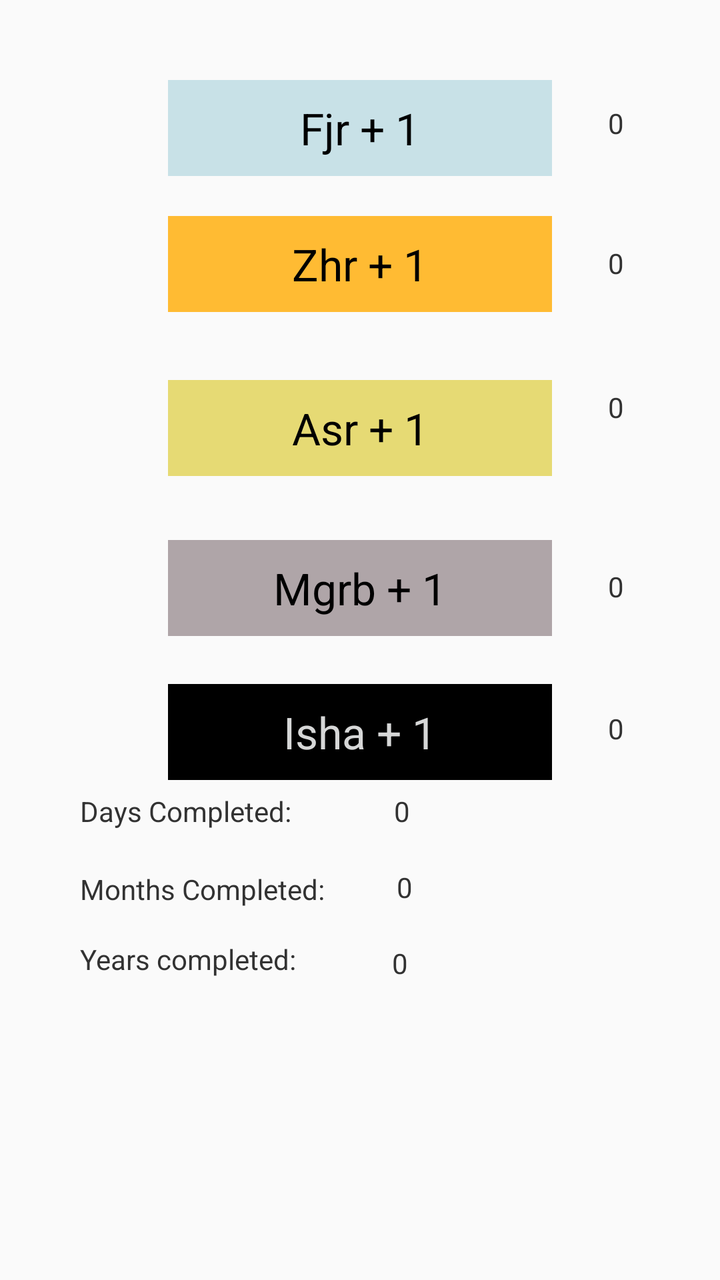
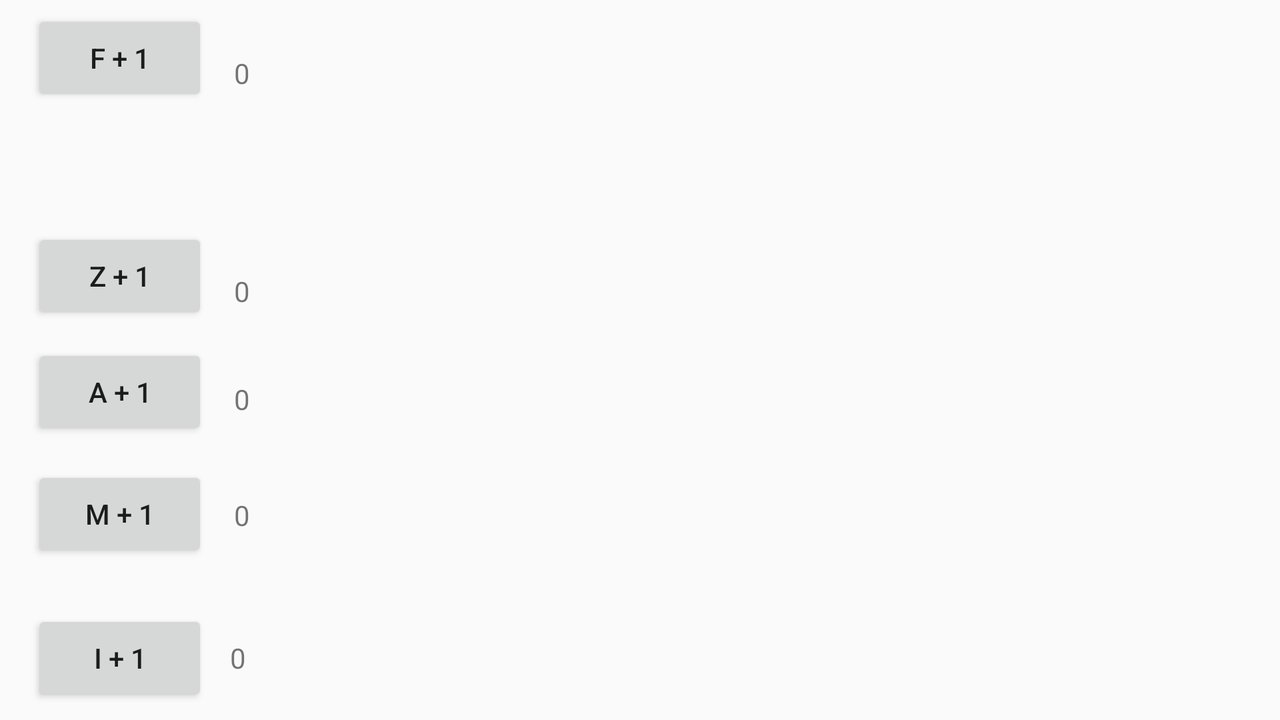

First picture: res/layout/ on a phone held upright. Second picture: the repository's own variant of that layout, on a device whose configuration matches the variant's folder. Source for both follows.
<!-- AndroidManifest.xml: application theme AppTheme -->
<!-- res/layout/content_main.xml -->
<?xml version="1.0" encoding="utf-8"?>
<android.support.constraint.ConstraintLayout xmlns:android="http://schemas.android.com/apk/res/android"
    xmlns:app="http://schemas.android.com/apk/res-auto"
    xmlns:tools="http://schemas.android.com/tools"
    android:layout_width="match_parent"
    android:layout_height="match_parent"
    android:theme="@android:style/Theme.Holo.Light.DarkActionBar"
    app:layout_behavior="@string/appbar_scrolling_view_behavior"
    tools:context="com.usvb.mobile.andriod.mhaneef.myp.activity.MainActivity"
    tools:layout_editor_absoluteX="0dp"
    tools:layout_editor_absoluteY="81dp"
    tools:showIn="@layout/activity_main">

    <Button
        android:id="@+id/f_button"
        android:layout_width="@android:dimen/thumbnail_width"
        android:layout_height="@android:dimen/app_icon_size"
        android:layout_marginStart="84dp"
        android:layout_marginTop="40dp"
        android:background="@color/colorPrimary"
        android:onClick="onClickF"
        android:text="@string/F_buttenvalue"
        android:textAlignment="center"
        android:textAppearance="@android:style/TextAppearance.DeviceDefault.Large"
        android:textColor="?attr/editTextColor"
        android:visibility="visible"
        app:layout_constraintStart_toStartOf="parent"
        app:layout_constraintTop_toTopOf="parent"
        tools:layout_constraintBottom_creator="1"
        tools:layout_constraintLeft_creator="1"
        tools:layout_constraintTop_creator="1" />


    <Button
        android:id="@+id/z_button"
        android:layout_width="@android:dimen/thumbnail_width"
        android:layout_height="@android:dimen/app_icon_size"

        android:layout_marginStart="84dp"
        android:layout_marginTop="20dp"
        android:background="@android:color/holo_orange_light"
        android:onClick="onClickZ"
        android:text="@string/Z_buttenvalue"
        android:textAlignment="center"
        android:textAppearance="@android:style/TextAppearance.DeviceDefault.Large"
        android:textColor="?attr/editTextColor"
        android:visibility="visible"
        app:layout_constraintStart_toStartOf="parent"
        app:layout_constraintTop_toBottomOf="@+id/f_button"
        tools:layout_constraintLeft_creator="1"
        tools:layout_constraintRight_creator="1"
        tools:layout_constraintTop_creator="1" />

    <Button
        android:id="@+id/a_button"
        android:layout_width="@android:dimen/thumbnail_width"
        android:layout_height="@android:dimen/app_icon_size"

        android:layout_marginStart="84dp"
        android:layout_marginTop="20dp"
        android:background="@color/colorPrimaryDark"
        android:onClick="onClickA"
        android:text="@string/A_buttenvalue"
        android:textAlignment="center"
        android:textAppearance="@android:style/TextAppearance.DeviceDefault.Large"
        android:textColor="?attr/editTextColor"
        android:visibility="visible"
        app:layout_constraintBottom_toBottomOf="parent"
        app:layout_constraintStart_toStartOf="parent"
        app:layout_constraintTop_toBottomOf="@+id/z_button"
        app:layout_constraintVertical_bias="0.034"
        tools:layout_constraintLeft_creator="1"
        tools:layout_constraintRight_creator="1"
        tools:layout_constraintTop_creator="1" />

    

    <Button
        android:id="@+id/m_button"
        android:layout_width="@android:dimen/thumbnail_width"
        android:layout_height="@android:dimen/app_icon_size"
        android:layout_marginStart="84dp"
        android:layout_marginTop="8dp"
        android:background="@color/colorAccent"
        android:onClick="onClickM"
        android:text="@string/M_buttenvalue"
        android:textAlignment="center"
        android:textAppearance="@android:style/TextAppearance.DeviceDefault.Large"
        android:textColor="?attr/editTextColor"
        android:visibility="visible"
        app:layout_constraintBottom_toBottomOf="parent"
        app:layout_constraintStart_toStartOf="parent"
        app:layout_constraintTop_toBottomOf="@+id/a_button"
        app:layout_constraintVertical_bias="0.069"
        tools:layout_constraintLeft_creator="1"
        tools:layout_constraintRight_creator="1"
        tools:layout_constraintTop_creator="1" />

    <Button
        android:id="@+id/i_button"
        android:layout_width="@android:dimen/thumbnail_width"
        android:layout_height="@android:dimen/app_icon_size"
        android:layout_marginStart="84dp"
        android:layout_marginTop="24dp"
        android:background="@android:color/background_dark"
        android:onClick="onClickI"
        android:text="@string/I_buttenvalue"
        android:textAlignment="center"
        android:textAppearance="@android:style/TextAppearance.DeviceDefault.Large"
        android:textColor="?attr/colorButtonNormal"
        android:visibility="visible"
        app:layout_constraintStart_toStartOf="parent"
        app:layout_constraintTop_toBottomOf="@+id/m_button"
        tools:layout_constraintLeft_creator="1"
        tools:layout_constraintRight_creator="1"
        tools:layout_constraintTop_creator="1" />


    

    <TextView
        android:id="@+id/f_textView"
        android:layout_width="32dp"
        android:layout_height="26dp"
        android:layout_marginLeft="84dp"
        android:layout_marginStart="28dp"
        android:layout_marginTop="52dp"
        android:text="0"
        android:visibility="visible"
        app:layout_constraintStart_toEndOf="@+id/f_button"
        app:layout_constraintTop_toTopOf="parent"
        tools:layout_constraintBottom_creator="1"
        tools:layout_constraintLeft_creator="1"
        tools:layout_constraintTop_creator="1" />

    <TextView
        android:id="@+id/z_textView"
        android:layout_width="38dp"
        android:layout_height="32dp"
        android:layout_marginLeft="84dp"
        android:layout_marginStart="28dp"
        android:layout_marginTop="44dp"
        android:text="0"
        app:layout_constraintStart_toEndOf="@+id/z_button"
        app:layout_constraintTop_toBottomOf="@+id/f_textView"
        tools:layout_constraintBaseline_creator="1"
        tools:layout_constraintLeft_creator="1" />

    <TextView
        android:id="@+id/a_textView"
        android:layout_width="36dp"
        android:layout_height="37dp"
        android:layout_marginLeft="28dp"
        android:layout_marginStart="28dp"
        android:layout_marginTop="40dp"
        android:text="0"
        app:layout_constraintStart_toEndOf="@+id/a_button"
        app:layout_constraintTop_toBottomOf="@+id/z_textView"
        tools:layout_constraintBaseline_creator="1"
        tools:layout_constraintLeft_creator="1" />

    <TextView
        android:id="@+id/m_textView"
        android:layout_width="35dp"
        android:layout_height="35dp"
        android:layout_marginLeft="28dp"
        android:layout_marginStart="28dp"
        android:layout_marginTop="8dp"
        android:text="0"
        app:layout_constraintBottom_toBottomOf="parent"
        app:layout_constraintStart_toEndOf="@+id/m_button"
        app:layout_constraintTop_toBottomOf="@+id/a_textView"
        app:layout_constraintVertical_bias="0.122"
        tools:layout_constraintBottom_creator="1"
        tools:layout_constraintLeft_creator="1" />

    <TextView
        android:id="@+id/i_textView"
        android:layout_width="40dp"
        android:layout_height="31dp"
        android:layout_marginLeft="28dp"
        android:layout_marginStart="28dp"
        android:layout_marginTop="36dp"
        android:text="0"
        app:layout_constraintStart_toEndOf="@+id/i_button"
        app:layout_constraintTop_toBottomOf="@+id/m_textView"
        tools:layout_constraintBaseline_creator="1"
        tools:layout_constraintLeft_creator="1" />

    <TextView
        android:id="@+id/textView"
        android:layout_width="wrap_content"
        android:layout_height="wrap_content"
        android:layout_marginStart="40dp"
        android:layout_marginTop="396dp"
        android:text="Days Completed: "
        app:layout_constraintStart_toStartOf="parent"
        app:layout_constraintTop_toTopOf="parent"
        tools:layout_constraintBaseline_creator="1"
        tools:layout_constraintLeft_creator="1" />

    <TextView
        android:id="@+id/days_textView"
        android:layout_width="29dp"
        android:layout_height="26dp"
        android:layout_marginStart="48dp"
        android:layout_marginTop="396dp"
        android:text="0"
        app:layout_constraintStart_toEndOf="@+id/textView"
        app:layout_constraintTop_toTopOf="parent" />

    <TextView
        android:id="@+id/textView3"
        android:layout_width="wrap_content"
        android:layout_height="wrap_content"
        android:layout_marginLeft="40dp"
        android:layout_marginStart="40dp"
        android:layout_marginTop="20dp"
        android:text="Months Completed:"
        app:layout_constraintStart_toStartOf="parent"
        app:layout_constraintTop_toBottomOf="@+id/textView"
        tools:layout_constraintRight_creator="1"
        tools:layout_constraintTop_creator="1" />

    <TextView
        android:id="@+id/month_textView"
        android:layout_width="23dp"
        android:layout_height="22dp"
        android:layout_marginLeft="36dp"
        android:layout_marginStart="36dp"
        android:layout_marginTop="12dp"
        android:text="0"
        app:layout_constraintStart_toEndOf="@+id/textView3"
        app:layout_constraintTop_toBottomOf="@+id/days_textView"
        tools:layout_constraintBaseline_creator="1"
        tools:layout_constraintLeft_creator="1" />

    <TextView
        android:id="@+id/textView5"
        android:layout_width="wrap_content"
        android:layout_height="26dp"
        android:layout_marginStart="40dp"
        android:layout_marginTop="16dp"
        android:text="Years completed:"
        app:layout_constraintStart_toStartOf="parent"
        app:layout_constraintTop_toBottomOf="@+id/textView3"
        tools:layout_constraintBaseline_creator="1"
        tools:layout_constraintLeft_creator="1" />

    <TextView
        android:id="@+id/Year_textView"
        android:layout_width="29dp"
        android:layout_height="21dp"
        android:layout_marginStart="48dp"
        android:layout_marginTop="16dp"
        android:text="0"
        app:layout_constraintStart_toEndOf="@+id/textView5"
        app:layout_constraintTop_toBottomOf="@+id/month_textView"
        tools:layout_constraintBaseline_creator="1" />


</android.support.constraint.ConstraintLayout>
<!-- res/layout/activity_main.xml (included above) -->
<?xml version="1.0" encoding="utf-8"?>
<android.support.design.widget.CoordinatorLayout xmlns:android="http://schemas.android.com/apk/res/android"
    xmlns:app="http://schemas.android.com/apk/res-auto"
    xmlns:tools="http://schemas.android.com/tools"
    android:layout_width="match_parent"
    android:layout_height="match_parent"
    tools:context="com.example.mhaneef.myp.MainActivity">

    <android.support.design.widget.AppBarLayout
        android:layout_width="match_parent"
        android:layout_height="wrap_content"
        android:theme="@style/AppTheme.AppBarOverlay">

        <android.support.v7.widget.Toolbar
            android:id="@+id/toolbar"
            android:layout_width="match_parent"
            android:layout_height="?attr/actionBarSize"
            android:background="?attr/colorPrimary"
            app:popupTheme="@style/AppTheme.PopupOverlay" />

    </android.support.design.widget.AppBarLayout>

    <include layout="@layout/content_main" />

    <android.support.design.widget.FloatingActionButton
        android:id="@+id/fab"
        android:layout_width="wrap_content"
        android:layout_height="wrap_content"
        android:layout_gravity="bottom|end"
        android:layout_margin="@dimen/fab_margin"
        app:srcCompat="@android:drawable/ic_dialog_email" />

</android.support.design.widget.CoordinatorLayout>
<!-- resources referenced by this layout -->
<resources>
  <color name="colorAccent">#afa5a8</color>
  <color name="colorPrimary">#c8e1e7</color>
  <color name="colorPrimaryDark">#e6da74</color>
  <string name="A_buttenvalue">Asr  + 1</string>
  <string name="F_buttenvalue">Fjr  + 1</string>
  <string name="I_buttenvalue">Isha + 1</string>
  <string name="M_buttenvalue">Mgrb + 1</string>
  <string name="Z_buttenvalue">Zhr  + 1</string>
  <style name="AppTheme.AppBarOverlay" parent="ThemeOverlay.AppCompat.Dark.ActionBar" />
  <style name="AppTheme.PopupOverlay" parent="ThemeOverlay.AppCompat.Light" />
  <style name="AppTheme" parent="Theme.AppCompat.Light.DarkActionBar">
          
          <item name="colorPrimary">@color/colorPrimary</item>
          
          <item name="colorAccent">@color/colorAccent</item>
      </style>
</resources>
<!-- res/layout-land/content_main.xml (the repository's variant of the layout above) -->
<!-- drawn on the phone turned sideways -->
<?xml version="1.0" encoding="utf-8"?>
<android.support.constraint.ConstraintLayout xmlns:android="http://schemas.android.com/apk/res/android"
    xmlns:app="http://schemas.android.com/apk/res-auto"
    xmlns:tools="http://schemas.android.com/tools"
    android:layout_width="match_parent"
    android:layout_height="match_parent"
    app:layout_behavior="@string/appbar_scrolling_view_behavior"
    tools:context="com.usvb.mobile.andriod.mhaneef.myp.activity.MainActivity"
    tools:showIn="@layout/activity_main"
    tools:layout_editor_absoluteY="81dp"
    tools:layout_editor_absoluteX="0dp">

    <Button
        android:id="@+id/f_button"
        android:layout_width="wrap_content"
        android:layout_height="wrap_content"
        android:layout_marginLeft="16dp"
        android:layout_marginStart="16dp"
        android:layout_marginTop="5dp"
        android:onClick="onClickF"
        android:text="F + 1"
        android:visibility="visible"
        app:layout_constraintBaseline_creator="@android:integer/config_longAnimTime"
        app:layout_constraintLeft_toLeftOf="parent"
        app:layout_constraintTop_toTopOf="parent"
        tools:layout_constraintLeft_creator="1"
        tools:layout_constraintTop_creator="1"
        app:layout_constraintRight_toLeftOf="@+id/f_textView"
        android:layout_marginRight="8dp"
        app:layout_constraintHorizontal_bias="0.0"
        android:layout_marginEnd="8dp" />

    <Button
        android:id="@+id/z_button"
        android:layout_width="wrap_content"
        android:layout_height="wrap_content"
        android:onClick="onClickZ"
        android:text="Z + 1"
        tools:layout_constraintBottom_creator="1"
        app:layout_constraintBottom_toTopOf="@+id/a_button"
        android:layout_marginStart="16dp"
        tools:layout_constraintLeft_creator="1"
        android:layout_marginBottom="10dp"
        app:layout_constraintLeft_toLeftOf="parent"
        android:layout_marginLeft="16dp" />

    <Button
        android:id="@+id/a_button"
        android:layout_width="wrap_content"
        android:layout_height="wrap_content"
        android:onClick="onClickA"
        android:text="A + 1"
        tools:layout_constraintRight_creator="1"
        tools:layout_constraintBottom_creator="1"
        app:layout_constraintBottom_toTopOf="@+id/m_button"
        app:layout_constraintRight_toRightOf="@+id/z_button"
        tools:layout_constraintLeft_creator="1"
        android:layout_marginBottom="13dp"
        app:layout_constraintLeft_toLeftOf="@+id/z_button" />

    <Button
        android:id="@+id/m_button"
        android:layout_width="wrap_content"
        android:layout_height="wrap_content"
        android:onClick="onClickM"
        android:text="M + 1"
        tools:layout_constraintRight_creator="1"
        tools:layout_constraintBottom_creator="1"
        app:layout_constraintBottom_toTopOf="@+id/i_button"
        app:layout_constraintRight_toRightOf="@+id/a_button"
        tools:layout_constraintLeft_creator="1"
        android:layout_marginBottom="24dp"
        app:layout_constraintLeft_toLeftOf="@+id/a_button" />

    <Button
        android:id="@+id/i_button"
        android:layout_width="wrap_content"
        android:layout_height="wrap_content"
        android:onClick="onClickI"
        android:text="I + 1"
        tools:layout_constraintRight_creator="1"
        tools:layout_constraintBottom_creator="1"
        app:layout_constraintBottom_toBottomOf="parent"
        app:layout_constraintRight_toRightOf="@+id/m_button"
        tools:layout_constraintLeft_creator="1"
        android:layout_marginBottom="7dp"
        app:layout_constraintLeft_toLeftOf="@+id/m_button" />

    <TextView
        android:id="@+id/f_textView"
        android:layout_width="wrap_content"
        android:layout_height="wrap_content"
        android:text="0"
        android:visibility="visible"
        android:layout_marginStart="13dp"
        tools:layout_constraintBottom_creator="1"
        app:layout_constraintBottom_toBottomOf="@+id/f_button"
        tools:layout_constraintLeft_creator="1"
        android:layout_marginBottom="7dp"
        app:layout_constraintLeft_toRightOf="@+id/z_button"
        android:layout_marginLeft="13dp" />

    <TextView
        android:id="@+id/z_textView"
        android:layout_width="wrap_content"
        android:layout_height="wrap_content"
        android:text="0"
        android:layout_marginStart="13dp"
        app:layout_constraintLeft_toRightOf="@+id/z_button"
        android:layout_marginLeft="13dp"
        tools:layout_constraintBottom_creator="1"
        app:layout_constraintBottom_toBottomOf="@+id/z_button"
        android:layout_marginBottom="7dp" />

    <TextView
        android:id="@+id/a_textView"
        android:layout_width="wrap_content"
        android:layout_height="wrap_content"
        android:text="0"
        android:layout_marginStart="13dp"
        app:layout_constraintLeft_toRightOf="@+id/a_button"
        android:layout_marginLeft="13dp"
        tools:layout_constraintBottom_creator="1"
        app:layout_constraintBottom_toBottomOf="@+id/a_button"
        android:layout_marginBottom="11dp" />

    <TextView
        android:id="@+id/m_textView"
        android:layout_width="wrap_content"
        android:layout_height="wrap_content"
        android:text="0"
        android:layout_marginStart="13dp"
        app:layout_constraintLeft_toRightOf="@+id/m_button"
        android:layout_marginLeft="13dp"
        tools:layout_constraintBottom_creator="1"
        app:layout_constraintBottom_toBottomOf="@+id/m_button"
        android:layout_marginBottom="14dp" />

    <TextView
        android:id="@+id/i_textView"
        android:layout_width="wrap_content"
        android:layout_height="wrap_content"
        android:text="0"
        android:layout_marginStart="11dp"
        app:layout_constraintLeft_toRightOf="@+id/i_button"
        android:layout_marginLeft="13dp"
        app:layout_constraintBaseline_toBaselineOf="@+id/i_button"
        tools:layout_constraintBaseline_creator="1" />

</android.support.constraint.ConstraintLayout>
<!-- res/layout/content_main.xml (included above) -->
<?xml version="1.0" encoding="utf-8"?>
<android.support.constraint.ConstraintLayout xmlns:android="http://schemas.android.com/apk/res/android"
    xmlns:app="http://schemas.android.com/apk/res-auto"
    xmlns:tools="http://schemas.android.com/tools"
    android:layout_width="match_parent"
    android:layout_height="match_parent"
    android:theme="@android:style/Theme.Holo.Light.DarkActionBar"
    app:layout_behavior="@string/appbar_scrolling_view_behavior"
    tools:context="com.usvb.mobile.andriod.mhaneef.myp.activity.MainActivity"
    tools:layout_editor_absoluteX="0dp"
    tools:layout_editor_absoluteY="81dp"
    tools:showIn="@layout/activity_main">

    <Button
        android:id="@+id/f_button"
        android:layout_width="@android:dimen/thumbnail_width"
        android:layout_height="@android:dimen/app_icon_size"
        android:layout_marginStart="84dp"
        android:layout_marginTop="40dp"
        android:background="@color/colorPrimary"
        android:onClick="onClickF"
        android:text="@string/F_buttenvalue"
        android:textAlignment="center"
        android:textAppearance="@android:style/TextAppearance.DeviceDefault.Large"
        android:textColor="?attr/editTextColor"
        android:visibility="visible"
        app:layout_constraintStart_toStartOf="parent"
        app:layout_constraintTop_toTopOf="parent"
        tools:layout_constraintBottom_creator="1"
        tools:layout_constraintLeft_creator="1"
        tools:layout_constraintTop_creator="1" />


    <Button
        android:id="@+id/z_button"
        android:layout_width="@android:dimen/thumbnail_width"
        android:layout_height="@android:dimen/app_icon_size"

        android:layout_marginStart="84dp"
        android:layout_marginTop="20dp"
        android:background="@android:color/holo_orange_light"
        android:onClick="onClickZ"
        android:text="@string/Z_buttenvalue"
        android:textAlignment="center"
        android:textAppearance="@android:style/TextAppearance.DeviceDefault.Large"
        android:textColor="?attr/editTextColor"
        android:visibility="visible"
        app:layout_constraintStart_toStartOf="parent"
        app:layout_constraintTop_toBottomOf="@+id/f_button"
        tools:layout_constraintLeft_creator="1"
        tools:layout_constraintRight_creator="1"
        tools:layout_constraintTop_creator="1" />

    <Button
        android:id="@+id/a_button"
        android:layout_width="@android:dimen/thumbnail_width"
        android:layout_height="@android:dimen/app_icon_size"

        android:layout_marginStart="84dp"
        android:layout_marginTop="20dp"
        android:background="@color/colorPrimaryDark"
        android:onClick="onClickA"
        android:text="@string/A_buttenvalue"
        android:textAlignment="center"
        android:textAppearance="@android:style/TextAppearance.DeviceDefault.Large"
        android:textColor="?attr/editTextColor"
        android:visibility="visible"
        app:layout_constraintBottom_toBottomOf="parent"
        app:layout_constraintStart_toStartOf="parent"
        app:layout_constraintTop_toBottomOf="@+id/z_button"
        app:layout_constraintVertical_bias="0.034"
        tools:layout_constraintLeft_creator="1"
        tools:layout_constraintRight_creator="1"
        tools:layout_constraintTop_creator="1" />

    

    <Button
        android:id="@+id/m_button"
        android:layout_width="@android:dimen/thumbnail_width"
        android:layout_height="@android:dimen/app_icon_size"
        android:layout_marginStart="84dp"
        android:layout_marginTop="8dp"
        android:background="@color/colorAccent"
        android:onClick="onClickM"
        android:text="@string/M_buttenvalue"
        android:textAlignment="center"
        android:textAppearance="@android:style/TextAppearance.DeviceDefault.Large"
        android:textColor="?attr/editTextColor"
        android:visibility="visible"
        app:layout_constraintBottom_toBottomOf="parent"
        app:layout_constraintStart_toStartOf="parent"
        app:layout_constraintTop_toBottomOf="@+id/a_button"
        app:layout_constraintVertical_bias="0.069"
        tools:layout_constraintLeft_creator="1"
        tools:layout_constraintRight_creator="1"
        tools:layout_constraintTop_creator="1" />

    <Button
        android:id="@+id/i_button"
        android:layout_width="@android:dimen/thumbnail_width"
        android:layout_height="@android:dimen/app_icon_size"
        android:layout_marginStart="84dp"
        android:layout_marginTop="24dp"
        android:background="@android:color/background_dark"
        android:onClick="onClickI"
        android:text="@string/I_buttenvalue"
        android:textAlignment="center"
        android:textAppearance="@android:style/TextAppearance.DeviceDefault.Large"
        android:textColor="?attr/colorButtonNormal"
        android:visibility="visible"
        app:layout_constraintStart_toStartOf="parent"
        app:layout_constraintTop_toBottomOf="@+id/m_button"
        tools:layout_constraintLeft_creator="1"
        tools:layout_constraintRight_creator="1"
        tools:layout_constraintTop_creator="1" />


    

    <TextView
        android:id="@+id/f_textView"
        android:layout_width="32dp"
        android:layout_height="26dp"
        android:layout_marginLeft="84dp"
        android:layout_marginStart="28dp"
        android:layout_marginTop="52dp"
        android:text="0"
        android:visibility="visible"
        app:layout_constraintStart_toEndOf="@+id/f_button"
        app:layout_constraintTop_toTopOf="parent"
        tools:layout_constraintBottom_creator="1"
        tools:layout_constraintLeft_creator="1"
        tools:layout_constraintTop_creator="1" />

    <TextView
        android:id="@+id/z_textView"
        android:layout_width="38dp"
        android:layout_height="32dp"
        android:layout_marginLeft="84dp"
        android:layout_marginStart="28dp"
        android:layout_marginTop="44dp"
        android:text="0"
        app:layout_constraintStart_toEndOf="@+id/z_button"
        app:layout_constraintTop_toBottomOf="@+id/f_textView"
        tools:layout_constraintBaseline_creator="1"
        tools:layout_constraintLeft_creator="1" />

    <TextView
        android:id="@+id/a_textView"
        android:layout_width="36dp"
        android:layout_height="37dp"
        android:layout_marginLeft="28dp"
        android:layout_marginStart="28dp"
        android:layout_marginTop="40dp"
        android:text="0"
        app:layout_constraintStart_toEndOf="@+id/a_button"
        app:layout_constraintTop_toBottomOf="@+id/z_textView"
        tools:layout_constraintBaseline_creator="1"
        tools:layout_constraintLeft_creator="1" />

    <TextView
        android:id="@+id/m_textView"
        android:layout_width="35dp"
        android:layout_height="35dp"
        android:layout_marginLeft="28dp"
        android:layout_marginStart="28dp"
        android:layout_marginTop="8dp"
        android:text="0"
        app:layout_constraintBottom_toBottomOf="parent"
        app:layout_constraintStart_toEndOf="@+id/m_button"
        app:layout_constraintTop_toBottomOf="@+id/a_textView"
        app:layout_constraintVertical_bias="0.122"
        tools:layout_constraintBottom_creator="1"
        tools:layout_constraintLeft_creator="1" />

    <TextView
        android:id="@+id/i_textView"
        android:layout_width="40dp"
        android:layout_height="31dp"
        android:layout_marginLeft="28dp"
        android:layout_marginStart="28dp"
        android:layout_marginTop="36dp"
        android:text="0"
        app:layout_constraintStart_toEndOf="@+id/i_button"
        app:layout_constraintTop_toBottomOf="@+id/m_textView"
        tools:layout_constraintBaseline_creator="1"
        tools:layout_constraintLeft_creator="1" />

    <TextView
        android:id="@+id/textView"
        android:layout_width="wrap_content"
        android:layout_height="wrap_content"
        android:layout_marginStart="40dp"
        android:layout_marginTop="396dp"
        android:text="Days Completed: "
        app:layout_constraintStart_toStartOf="parent"
        app:layout_constraintTop_toTopOf="parent"
        tools:layout_constraintBaseline_creator="1"
        tools:layout_constraintLeft_creator="1" />

    <TextView
        android:id="@+id/days_textView"
        android:layout_width="29dp"
        android:layout_height="26dp"
        android:layout_marginStart="48dp"
        android:layout_marginTop="396dp"
        android:text="0"
        app:layout_constraintStart_toEndOf="@+id/textView"
        app:layout_constraintTop_toTopOf="parent" />

    <TextView
        android:id="@+id/textView3"
        android:layout_width="wrap_content"
        android:layout_height="wrap_content"
        android:layout_marginLeft="40dp"
        android:layout_marginStart="40dp"
        android:layout_marginTop="20dp"
        android:text="Months Completed:"
        app:layout_constraintStart_toStartOf="parent"
        app:layout_constraintTop_toBottomOf="@+id/textView"
        tools:layout_constraintRight_creator="1"
        tools:layout_constraintTop_creator="1" />

    <TextView
        android:id="@+id/month_textView"
        android:layout_width="23dp"
        android:layout_height="22dp"
        android:layout_marginLeft="36dp"
        android:layout_marginStart="36dp"
        android:layout_marginTop="12dp"
        android:text="0"
        app:layout_constraintStart_toEndOf="@+id/textView3"
        app:layout_constraintTop_toBottomOf="@+id/days_textView"
        tools:layout_constraintBaseline_creator="1"
        tools:layout_constraintLeft_creator="1" />

    <TextView
        android:id="@+id/textView5"
        android:layout_width="wrap_content"
        android:layout_height="26dp"
        android:layout_marginStart="40dp"
        android:layout_marginTop="16dp"
        android:text="Years completed:"
        app:layout_constraintStart_toStartOf="parent"
        app:layout_constraintTop_toBottomOf="@+id/textView3"
        tools:layout_constraintBaseline_creator="1"
        tools:layout_constraintLeft_creator="1" />

    <TextView
        android:id="@+id/Year_textView"
        android:layout_width="29dp"
        android:layout_height="21dp"
        android:layout_marginStart="48dp"
        android:layout_marginTop="16dp"
        android:text="0"
        app:layout_constraintStart_toEndOf="@+id/textView5"
        app:layout_constraintTop_toBottomOf="@+id/month_textView"
        tools:layout_constraintBaseline_creator="1" />


</android.support.constraint.ConstraintLayout>
